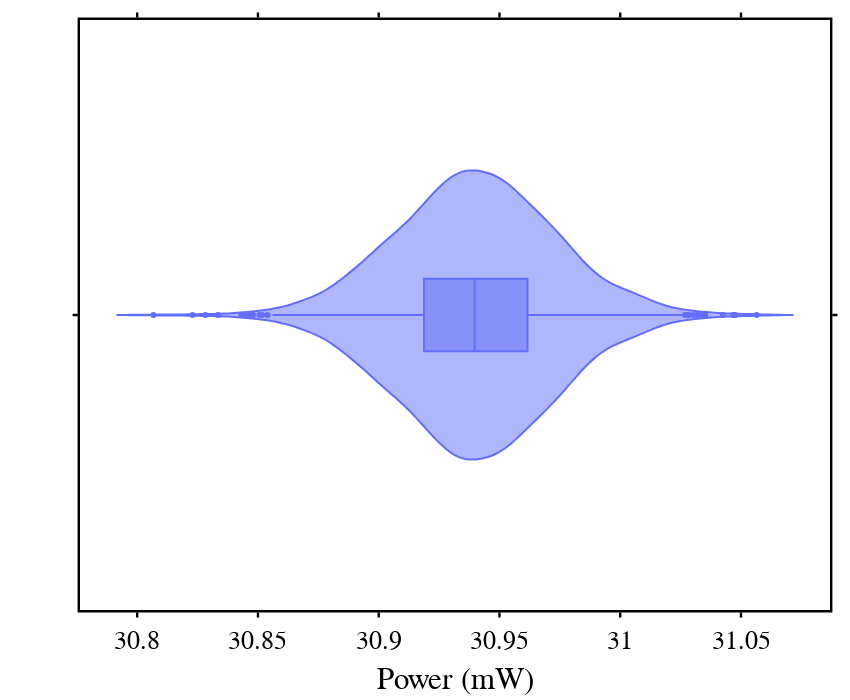

Notebook code for this chart:
### Markdown cell above
## Violin Plot

### Code cell
font_dict=dict(family='Arial',
               size=26,
               color='black'
               )
fig = px.violin(df, x = 'Power (mW)', box=True)
fig.update_layout(font=font_dict,  # font formatting
                  plot_bgcolor='white',  # background color
                  width=850,  # figure width
                  height=700,  # figure height
                  margin=dict(r=20,t=20,b=10)  # remove white space 
                  )
fig.update_yaxes(title_text='',  # axis label
                 showline=True,  # add line at x=0
                 linecolor='black',  # line color
                 linewidth=2.4, # line size
                 ticks='outside',  # ticks outside axis
                 tickfont=font_dict, # tick label font
                 mirror='allticks',  # add ticks to top/right axes
                 tickwidth=2.4,  # tick width
                 tickcolor='black',  # tick color
                 )
fig.update_xaxes(title_text='Power (mW)',
                 showline=True,
                 showticklabels=True,
                 linecolor='black',
                 linewidth=2.4,
                 ticks='outside',
                 tickfont=font_dict,
                 mirror='allticks',
                 tickwidth=2.4,
                 tickcolor='black',
                 )

fig.show()

### Figure 1 — Plotly figure (JSON) as saved in the notebook; plotly's stock layout.template omitted (floating-point values rounded to 4 significant figures; data arrays with more than 128 entries replaced by an {"elided": "..."} marker saying what was removed)
{"data": [{"alignmentgroup": "True", "box": {"visible": true}, "hovertemplate": "Power (mW)=%{x}<extra></extra>", "legendgroup": "", "marker": {"color": "#636efa"}, "name": "", "offsetgroup": "", "orientation": "h", "scalegroup": "True", "showlegend": false, "type": "violin", "x": {"elided": "1900 float values"}, "x0": " ", "xaxis": "x", "y0": " ", "yaxis": "y"}], "layout": {"font": {"color": "black", "family": "Arial", "size": 26}, "height": 700, "legend": {"tracegroupgap": 0}, "margin": {"b": 10, "r": 20, "t": 20}, "plot_bgcolor": "white", "violinmode": "group", "width": 850, "xaxis": {"anchor": "y", "domain": [0, 1], "linecolor": "black", "linewidth": 2.4, "mirror": "allticks", "showline": true, "showticklabels": true, "tickcolor": "black", "tickfont": {"color": "black", "family": "Arial", "size": 26}, "ticks": "outside", "tickwidth": 2.4, "title": {"text": "Power (mW)"}}, "yaxis": {"anchor": "x", "domain": [0, 1], "linecolor": "black", "linewidth": 2.4, "mirror": "allticks", "showline": true, "tickcolor": "black", "tickfont": {"color": "black", "family": "Arial", "size": 26}, "ticks": "outside", "tickwidth": 2.4, "title": {"text": ""}}}}
